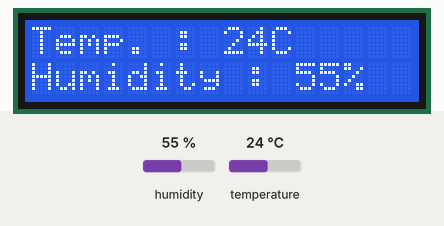
Simulated run of this program. Board: Raspberry Pi (BCM pin numbers). Shown: 16×2 character LCD. Inputs (shaded band) come from the test bench; at power-on: humidity 55 %, temperature 24 °C. What the program prints to the terminal is not drawn.

Above: at 2.2 s.
2.3 s: humidity set to 22 %
At 3.1 s:
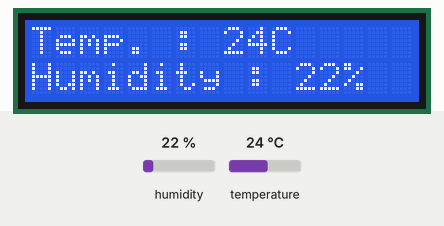
5.3 s: temperature set to 12 °C
At 7.4 s:
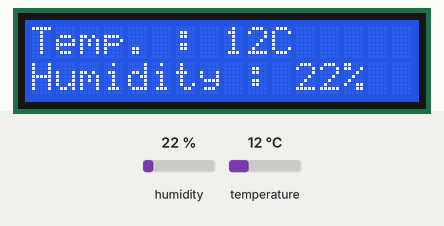
9.2 s: humidity set to 40 %
At 11.3 s:
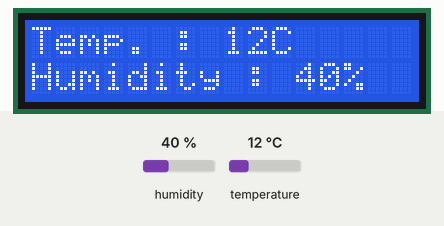
13.1 s: temperature set to 19 °C
At 14.9 s:
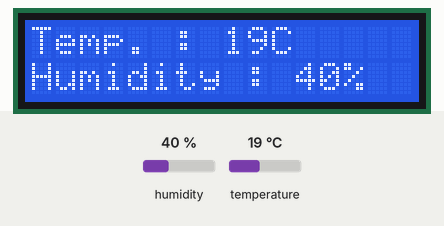
Timing chart, 0 to 16.4 s (numbered marks = the images above; inputs shaded):
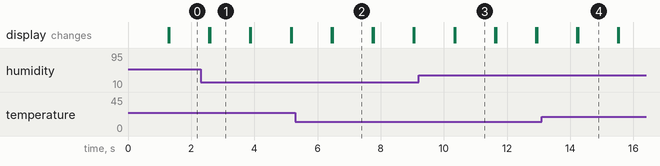

The program:

exercise5-2.py
```python
import board
import digitalio
import RPi.GPIO as GPIO
import adafruit_dht
import adafruit_character_lcd.character_lcd as character_lcd
from time import sleep

lcd_rs = digitalio.DigitalInOut(board.D22)
lcd_en = digitalio.DigitalInOut(board.D24)
lcd_d7 = digitalio.DigitalInOut(board.D21)
lcd_d6 = digitalio.DigitalInOut(board.D26)
lcd_d5 = digitalio.DigitalInOut(board.D20)
lcd_d4 = digitalio.DigitalInOut(board.D19)

lcd_columns = 16
lcd_rows = 2

lcd = character_lcd.Character_LCD_Mono(lcd_rs, lcd_en, lcd_d4, lcd_d5, lcd_d6, lcd_d7, lcd_columns, lcd_rows)

dhtDevice = adafruit_dht.DHT11(board.D17)

def initTextlcd():
    lcd.clear()
    lcd.home()
    lcd.cursor_position(0,0)
    sleep(1.0)

def displayText(text='', col=0, row=0):
    lcd.cursor_position(col,row)
    lcd.message = text


def clearTextlcd():
    lcd.clear()
    lcd.message = 'clear LCD\nGoodbye!'
    sleep(2.0)
    lcd.clear()

def main():
    initTextlcd()
    print("start textlcd program...")
    print("main() program")
    try:
        while(1):
            temperature_c = dhtDevice.temperature
            humidity = dhtDevice.humidity
            line = 'Temp. : '+ str(temperature_c) + 'C'
            line2 = 'Humidity : ' + str(humidity) + '%'
            lcd.clear()
            displayText(line, 0,0)
            displayText(line2, 0,1)
            sleep(1)

    except KeyboardInterrupt:
        clearTextlcd()

if __name__ == '__main__':
    main()
```

Measured:
- after the input at 2.3 s, the display: first differs from a run without the input after 0.30 s (image 1)
- after the input at 5.3 s, the display: first differs from a run without the input after 1.2 s (image 2)
- after the input at 9.2 s, the display: first differs from a run without the input after 1.2 s (image 3)
- after the input at 13.1 s, the display: first differs from a run without the input after 1.1 s (image 4)
- what the display in image 1 shows lasts 1.3 s, from 2.6 s to 3.9 s
